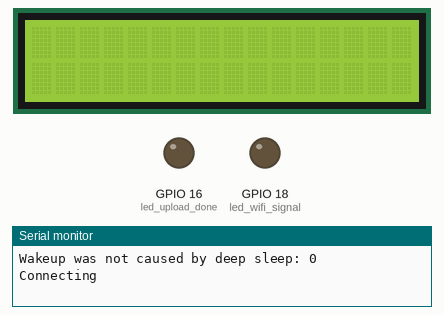
Bench run of a sketch on a simulated ESP32. On the bench: 16×2 character LCD, output pins drawn as LEDs (lit = HIGH), the last lines printed to the serial monitor. WiFi joins after 1.5 s; servers stay silent unless stated; uploads are accepted with an empty reply; random numbers use the default seed unless the sketch sets one. At 2.3 s the program puts the board to deep sleep or switches it off; the recording ends there.

Above: at 0.2 s.
At 1.9 s:
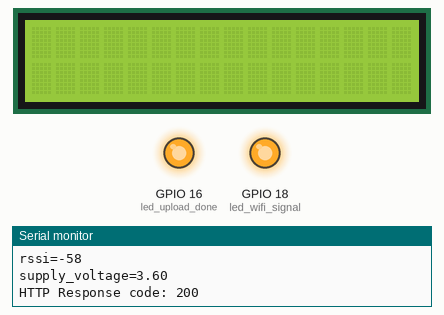
Timing chart, 0 to 2.3 s (numbered marks = the images above):
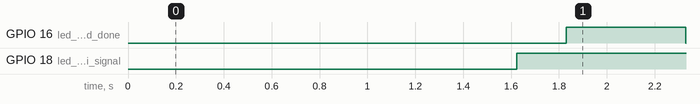

The sketch:

smartfarm_prototipov2.ino
```cpp
/*
  POST /sensormeasures HTTP/1.1
  Host: 137.184.189.75
  Content-Type: application/json
  Content-Length: 119

  {
  "sensor_code":"SF00021",
  "temperature":20.4,
  "humidity":1,
  "rssi":1,
  "supply_voltage":5.3
  }
*/


#define dht11_data 4
#define led_wifi_signal 18
#define led_upload_done 16
#define button_show_lcd GPIO_NUM_25
#define lcd_rs 14
#define lcd_rw 27
#define lcd_e 26
#define lcd_d4 19
#define lcd_d5 21
#define lcd_d6 22
#define lcd_d7 23
#define bat_pin 36

#include <WiFi.h>
#include <HTTPClient.h>
#include "Adafruit_LiquidCrystal.h"
#include "icons.h"

Adafruit_LiquidCrystal lcd(lcd_rs, lcd_rw, lcd_e, lcd_d4, lcd_d5, lcd_d6, lcd_d7);

// wifi credenciales
const char* ssid = "TE_HACKEL_EL_INTER";
const char* password = "QWE&ASD%ZXC#!!";

// server endpoint
const char* serverName = "http://137.184.189.75/sensormeasures";

// variables
float temperature = 0.0;
float humidity = 0.0;
int rssi = 0;
float supply_voltage = 0.0;

void setup() {
  Serial.begin(115200);
  lcd.begin(16, 2);
  lcd.createChar(0, bat0);
  lcd.createChar(1, bat1);
  lcd.createChar(2, bat2);
  lcd.createChar(3, bat3);
  lcd.createChar(4, wifi1);
  lcd.createChar(5, wifi2);
  lcd.createChar(6, wifi3);
  lcd.createChar(7, wifi4);

  pinMode(led_wifi_signal, OUTPUT);
  pinMode(led_upload_done, OUTPUT);
}

void loop() {

  esp_sleep_wakeup_cause_t wakeup_reason = esp_sleep_get_wakeup_cause();

  switch (wakeup_reason)
  {
    case ESP_SLEEP_WAKEUP_EXT0 :
      {
        Serial.println("Wakeup caused by external signal using RTC_IO");
        bool wifi_is_connected = connect_to_wifi();
        update_readings();
        if (wifi_is_connected) {
          uplink_data();
        }
        show_lcd();
      }
      break;
    case ESP_SLEEP_WAKEUP_EXT1 : Serial.println("Wakeup caused by external signal using RTC_CNTL"); break;
    case ESP_SLEEP_WAKEUP_TIMER :
      Serial.println("Wakeup caused by timer");
      if (connect_to_wifi() == true) {
        update_readings();
        uplink_data();
      }
      break;
    case ESP_SLEEP_WAKEUP_TOUCHPAD : Serial.println("Wakeup caused by touchpad"); break;
    case ESP_SLEEP_WAKEUP_ULP : Serial.println("Wakeup caused by ULP program"); break;
    default :
      Serial.printf("Wakeup was not caused by deep sleep: %d\n", wakeup_reason);
      if (connect_to_wifi() == true) {
        update_readings();
        uplink_data();
      }
      break;
  }

  Serial.println(F("Going to sleep"));
  Serial.println(F(""));
  Serial.println(F(""));
  Serial.println(F(""));

  pinMode(button_show_lcd, INPUT_PULLUP);
  esp_sleep_enable_ext0_wakeup(button_show_lcd, 0);
  esp_sleep_enable_timer_wakeup(10 * 1000000);
  esp_deep_sleep_start();
}
void show_lcd() {
  // show temperature and humidity
  char bufer[50] = {0};
  sprintf(bufer, "T=%.2f  H=%.2f", temperature, humidity);
  lcd.setCursor(0, 0);
  lcd.print(bufer);

  // show battery level
  lcd.setCursor(4, 1);
  if (supply_voltage >= 3.9) {
    lcd.write(3);
  } else if (supply_voltage >= 3.7) {
    lcd.write(2);
  }  else if (supply_voltage >= 3.5) {
    lcd.write(1);
  }  else if (supply_voltage >= 3.3) {
    lcd.write(0);
  }  else  {
    lcd.print(F("X"));
  }

  // show wifi signal level
  lcd.setCursor(5, 1);
  if (WiFi.status() != WL_CONNECTED) {
    lcd.print(F("X"));
  } else if (rssi >= -50) {
    lcd.write(7);
  } else if (rssi >= -70) {
    lcd.write(6);
  }  else if (rssi >= -80) {
    lcd.write(5);
  }  else {
    lcd.write(4);
  }

  delay(5000);
  lcd.clear();
}
void update_readings() {
  temperature = random(150, 300) / 10.0;
  humidity = random(250, 800) / 10.0;
  rssi = WiFi.RSSI();
  supply_voltage = (2.0 * (analogRead(bat_pin) * 3.3 / 4095.0) + 0.3);

  Serial.println(F("UPDATE READINGS:"));
  Serial.print(F("temperature="));
  Serial.println(temperature);
  Serial.print(F("humidity="));
  Serial.println(humidity);
  Serial.print(F("rssi="));
  Serial.println(rssi);
  Serial.print(F("supply_voltage="));
  Serial.println(supply_voltage);
}
bool connect_to_wifi() {
  WiFi.begin(ssid, password);
  Serial.println(F("Connecting"));
  int counter = 0;
  while ( (WiFi.status() != WL_CONNECTED) && (counter <= 10)) {
    delay(500);
    counter++;
    Serial.print(".");
  }
  Serial.println(F(""));
  Serial.print(F("Connected to WiFi network with IP Address: "));
  Serial.println(WiFi.localIP());

  bool is_connected = WiFi.status() == WL_CONNECTED;
  if (!is_connected) {
    Serial.println(F("Wifi disconnected."));
    digitalWrite(led_wifi_signal, LOW);
  } else {
    digitalWrite(led_wifi_signal, HIGH);
  }
  return is_connected;
}

void uplink_data() {
  //Check WiFi connection status
  WiFiClient client;
  HTTPClient http;

  http.begin(client, serverName);

  http.addHeader(F("Content-Type"), F("application/json"));

  char bufer[200] = {0};
  sprintf(bufer, "{"
          "\"sensor_code\":\"SF00021\","
          "\"temperature\":%.2f,"
          "\"humidity\":%.2f,"
          "\"rssi\":%i,"
          "\"supply_voltage\":%.2f"
          "}",
          temperature, humidity, rssi, supply_voltage);
  int httpResponseCode = http.POST(bufer);

  Serial.print(F("HTTP Response code: "));
  Serial.println(httpResponseCode);

  if (httpResponseCode == 200) {
    digitalWrite(led_upload_done, HIGH);
    delay(500);
    digitalWrite(led_upload_done, LOW);
  }

  // Free resources
  http.end();

}
```

icons.h
```cpp
byte bat0[8] = {
  0b01110,
  0b11111,
  0b10001,
  0b10001,
  0b10001,
  0b10001,
  0b10001,
  0b11111
};
byte bat1[8] = {
  0b01110,
  0b11111,
  0b10001,
  0b10001,
  0b10001,
  0b11111,
  0b11111,
  0b11111
};
byte bat2[8] = {
  0b01110,
  0b11111,
  0b10001,
  0b11111,
  0b11111,
  0b11111,
  0b11111,
  0b11111
};
byte bat3[8] = {
  0b01110,
  0b11111,
  0b11111,
  0b11111,
  0b11111,
  0b11111,
  0b11111,
  0b11111
};
byte wifi1[8] = {
  0b00000,
  0b00000,
  0b00000,
  0b00000,
  0b00001,
  0b00001,
  0b00001,
  0b00001
};
byte wifi2[8] = {
  0b00000,
  0b00000,
  0b00100,
  0b00110,
  0b00111,
  0b00111,
  0b00111,
  0b00111
};
byte wifi3[8] = {
  0b00000,
  0b01000,
  0b01100,
  0b01110,
  0b01111,
  0b01111,
  0b01111,
  0b01111
};
byte wifi4[8] = {
  0b10000,
  0b11000,
  0b11100,
  0b11110,
  0b11111,
  0b11111,
  0b11111,
  0b11111
};
```

Measured:
- by itself, GPIO 16 (led_upload_done): LOW → HIGH at 1.8 s, → LOW 0.50 s later
- by itself, GPIO 18 (led_wifi_signal): LOW → HIGH at 1.6 s
